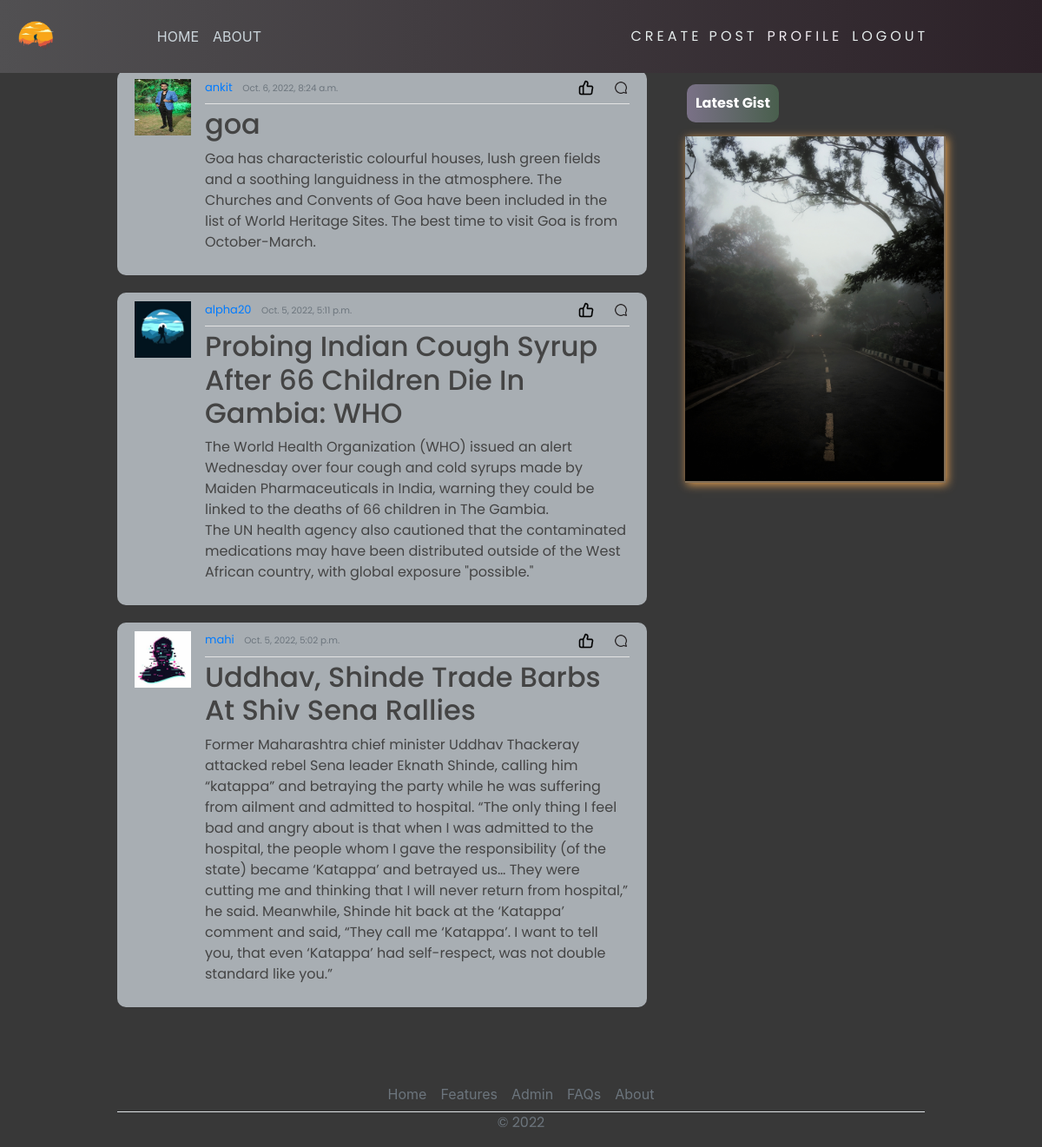
The page / (signed in) on the database its author committed.
### blog/models.py (models this page shows, shortened)
class Post(models.Model):
    title = models.CharField(max_length=200)
    content = models.TextField()
    date_posted = models.DateTimeField(default=timezone.now)
    author = models.ForeignKey(User, on_delete=models.CASCADE)

### users/models.py (models this page shows, shortened)
class Profile(models.Model):
    user = models.OneToOneField(User, on_delete=models.CASCADE)
    image = models.ImageField(default='default.jpg', upload_to='profile_pics')

### blog/views.py (the view)
# urls.py: path('', PostListView.as_view(), name="blog-home"),
class PostListView(LoginRequiredMixin, ListView):
    model = Post
    template_name = 'blog/home.html'
    context_object_name = 'posts'
    ordering = ["-date_posted"]

### blog/templates/blog/home.html (shortened to what this page needs)
{% extends 'blog/base.html' %}
{%load static %}
{%load social_share%}
{% block content %}
    {% for posts in posts %}
        <article class="media content-section">
            <img class="rounded-cirlce article-img" src="{{ posts.author.profile.image.url }}" alt="">
            <div class="media-body">
              <div class="article-metadata post-header" >
                <div class="author-stamp">
                <a class="mr-2" href="#">{{ posts.author }}</a>
                <small class="text-muted">{{ posts.date_posted }}</small>
                </div>
                <div class="social-media " >
                    <a href=""><img src="../../media/icons/like.png" alt="Like" width="20px"/> </a>
                    <a href=""><img src="../../media/icons/comment.png" alt="Comment" width="20px"/></a>
                </div>
              </div>
              <h2><a class="article-title" href="{% url 'blog-detail' posts.id %}">{{ posts.title }}</a></h2>
              <p class="article-content">{{ posts.content }}</p>
            </div>
            <br>
          </article>
    {% endfor  %}
{% endblock content %}

### blog/templates/blog/base.html (shortened to what this page needs)
{% load static %}
{% load social_share %}
<!DOCTYPE html>
<html>
  <head>
    <link
      rel="stylesheet"
      href="https://maxcdn.bootstrapcdn.com/bootstrap/4.0.0/css/bootstrap.min.css"
    />
    <link rel="stylesheet" href="{% static 'blog/main.css' %}" />
  </head>
  <body>
    <header class="site-header">
      <nav class="navbar navbar-expand-md navbar-dark bg-steel fixed-top">
        <img class="logo" src="./../../../media/logo.png" alt="abc" />
        <div class="container">
          <div class="collapse navbar-collapse" id="navbarToggle">
            <div class="navbar-nav mr-auto">
              {% if user.is_authenticated %}
              <a class="nav-item nav-link" href="{% url 'blog-home' %}">HOME</a>
              <a class="nav-item nav-link" href="{% url 'blog-about' %}"
                >ABOUT</a
              >
            </div>
            <div class="navbar-nav">
              <a href="{% url 'blog-new' %}" id="auth-links"> Create Post </a>
              <a href="{% url 'profile' %}" id="auth-links"> Profile </a>
              <a href="{% url 'logout' %}" id="auth-links"> Logout </a>
              {% else %}
              <a href="{% url 'login' %}" id="auth-links"> Login </a>
              <a href="{% url 'register' %}" id="auth-links"> Register </a>
              {% endif %}
            </div>
          </div>
        </div>
      </nav>
    </header>
    <main role="main" class="container">
      <div class="row">
        <div class="col-md-8">
        </div>
        <div class="col-md-8">{% block content %}{% endblock %}</div>
        <div class="col-md-4">
          <div class="content-sectionw">
              <a
                id="list-group"
                style="text-decoration: none"
                href=""
                class="d-flex align-items-center flex-shrink-0 p-3 link-dark text-decoration-none"
              >
                <span class="fs-5 fw-semibold" id="gist-btn">Latest Gist</span>
              </a>
              <img class="photo" src="./../../../media/photo.jpg" alt="" width="350px"/>
              </div>
            </div>
          </div>
      <footer class="">
        <ul
          class="nav justify-content-center border-bottom"
          style="margin-top: 60px"
        >
          <li class="nav-item">
            <a href="#" class="nav-link px-2 text-muted">Home</a>
          </li>
          <li class="nav-item">
            <a href="#" class="nav-link px-2 text-muted">Features</a>
          </li>
          <li class="nav-item">
            <a href="admin/" class="nav-link px-2 text-muted">Admin</a>
          </li>
          <li class="nav-item">
            <a href="#" class="nav-link px-2 text-muted">FAQs</a>
          </li>
          <li class="nav-item">
            <a href="#" class="nav-link px-2 text-muted">About</a>
          </li>
        </ul>
        <p class="text-center text-muted">&copy; 2022</p>
      </footer>
    </main>
  </body>
</html>

### blog/static/blog/main.css (style rules this page uses)
body { background-color: rgb( 56, 56, 56 ); margin-top: 5rem; background-size: contain; background-repeat: no-repeat; }
h1, h2, h3, h4, h5, h6, p { color: #444444; font-family: "Poppins", sans-serif; }
ul { margin: 0; }
.bg-steel { background: linear-gradient(270deg, rgb(44, 33, 40) 0%, rgb(81, 80, 82) 100%); }
.site-header .navbar-nav .nav-link { color: #cbd5db; }
.content-section { background: #ffffff; padding: 10px 20px; border-radius: 10px; margin-bottom: 20px; }
.article-title { color: #444444; }
.article-content { white-space: pre-line; }
.article-img { height: 65px; width: 65px; margin-right: 16px; }
.article-metadata { font-family: "Poppins", sans-serif; padding-bottom: 8px; margin-bottom: 4px; font-size: 13px; border-bottom: 1px solid #e3e3e3; }
#auth-links { font-family: "Poppins", sans-serif; position: relative; display: inline-block; padding: 12px 3px; margin: 10px 0; color: #e4ebeb; text-decoration: none; text-transform: uppercase; transition: 0.5s; letter-spacing: 4px; overflow: hidden; margin-right: 5px; }
#auth-links:nth-child(2) { filter: hue-rotate(110deg); }
#gist-btn { color: black; background: linear-gradient( 270deg, rgb(73, 95, 77) 0%, rgb(122, 113, 135) 100% ); padding: 10px; color: white; font-family: "Poppins", sans-serif; font-weight: bold; border-radius: 10px; }
.logo { height: 50px; width: 50px; }
.photo { display: flex; z-index: 1; width: 300px; border-right: 2px solid rgb(129, 110, 87); border-bottom: 2px solid rgb(129, 110, 87); }
.photo { position: relative; left: 5%; box-shadow: 2px 2px 10px rgb(227, 159, 81); }
.content-section { background-color: rgb(168, 174, 179); }
.post-header { display: flex; flex-direction: row; justify-content: space-between; }
.social-media { display: flex; flex-direction: row; gap: 10px; }
.container { width: 80%; }

### rows shown on the page
Post: author.profile.image (picture), author "ankit", date_posted "Oct. 6, 2022, 8:24 a.m.", title "goa", content "Goa has characteristic colourful houses, lush green fields and a soothing languidness in the atmosphere. The Churches and Convents of Goa have been included in the list of World Heritage Sites. The best time to visit Goa is from October-March."
Post: author.profile.image (picture), author "alpha20", date_posted "Oct. 5, 2022, 5:11 p.m.", title "Probing Indian Cough Syrup After 66 Children Die In Gambia: WHO", content "The World Health Organization (WHO) issued an alert Wednesday over four cough and cold syrups made by Maiden Pharmaceuticals in India, warning they could be linked to the deaths of 66 children in The Gambia. The UN health agency also cautioned that the contaminated medications may have been distributed outside of the West African country, with global exposure \"possible.\""
Post: author.profile.image (placeholder picture), author "mahi", date_posted "Oct. 5, 2022, 5:02 p.m.", title "Uddhav, Shinde Trade Barbs At Shiv Sena Rallies", content "Former Maharashtra chief minister Uddhav Thackeray attacked rebel Sena leader Eknath Shinde, calling him “katappa” and betraying the party while he was suffering from ailment and admitted to hospital. “The only thing I feel bad and angry about is that when I was admitted to the hospital, the people whom I gave the responsibility (of the state) became ‘Katappa’ and betrayed us… They were cutting me and thinking that I will never return from hospital,” he said. Meanwhile, Shinde hit back at the ‘Katappa’ comment and said, “They call me ‘Katappa’. I want to tell you, that even ‘Katappa’ had self-respect, was not double standard like you.”"
